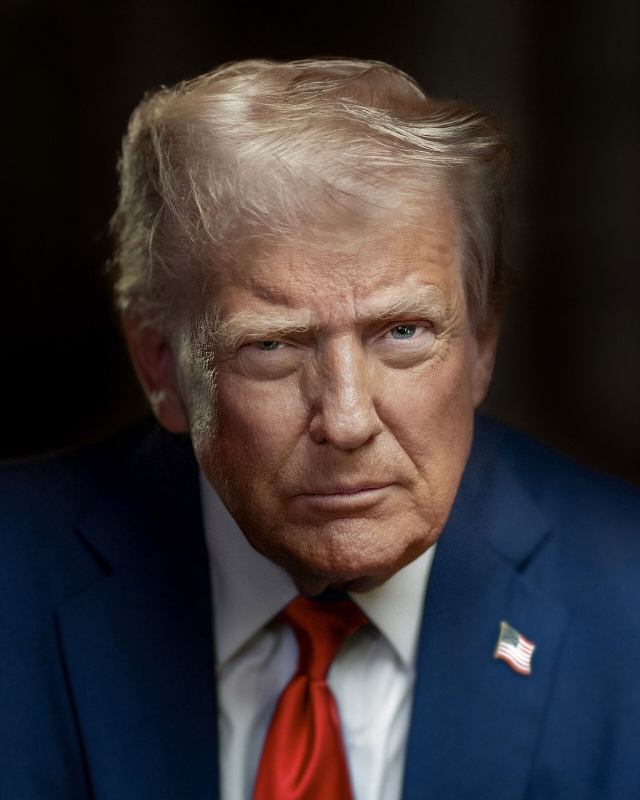
#> input picture art/comfy/refs/trump_photo_2025.jpg, 1280 x 1600 px (shown at 1/2 size)
$ python -i import_clip.py   (imports and definitions only)
#> lines starting #> are read from the running program, lines starting #| are printed output that depends on the picture
"""Import one frame of an artpipeline clip as a battlefi 1024 master.

artpipeline exports each clip tightly cropped to that clip's own union bbox and
already matted (RGBA). battlefi's masters are 1024x1024, so a frame is centred
onto a transparent 1024 canvas with its feet on a fixed ground line.

The alpha survives: `matte.has_cutout` sees a real cut-out and skips re-matting,
so the frame reaches the ROM exactly as artpipeline cut it. That is the point —
re-mattting an already-transparent frame can only lose pixels.

Scale is NOT normalised here. Every clip has its own union bbox, so a punch
(arm out) crops wider than an idle. `fit_group` normalises the whole set on
standing height and foot anchor when it crunches them, which is where that
belongs — doing it per frame here would fight it.

    python tools/pipeline/import_clip.py --slug trump --action idle
    python tools/pipeline/import_clip.py --slug trump --action punch --frame 9
"""

from __future__ import annotations

import argparse
import os
import shutil
from pathlib import Path

import numpy as np
from PIL import Image

ROOT = Path(__file__).resolve().parents[2]
ARTPIPELINE = Path(os.environ.get("ARTPIPELINE_ROOT", r"C:\source\repos\artpipeline"))
CANVAS = 1024
GROUND = 0.94  # bottom of the fighter as a fraction of canvas height


# [41 lines left out: functions clip_dir, frames, pick_peak, not called in this run]


def place(src: Path, out: Path) -> None:
    """Centre the frame on a 1024 canvas, feet on the ground line."""
#> called with out = 'out.png'
    img = Image.open(src).convert("RGBA")
    a = np.array(img)[:, :, 3]
#> a: shape (1600, 1280); every value is 255
    ys, xs = np.nonzero(a >= 16)
    if not len(xs):
        raise SystemExit(f"{src.name} is fully transparent")
    box = (int(xs.min()), int(ys.min()), int(xs.max()) + 1, int(ys.max()) + 1)
#> box = (0, 0, 1280, 1600)
    crop = img.crop(box)

    limit = int(CANVAS * GROUND)
    scale = min(limit / crop.height, limit / crop.width, 1.0)
#> scale = 0.601
    nw, nh = max(1, round(crop.width * scale)), max(1, round(crop.height * scale))
#> nw = 770; nh = 962
    if (nw, nh) != crop.size:
        crop = crop.resize((nw, nh), Image.LANCZOS)
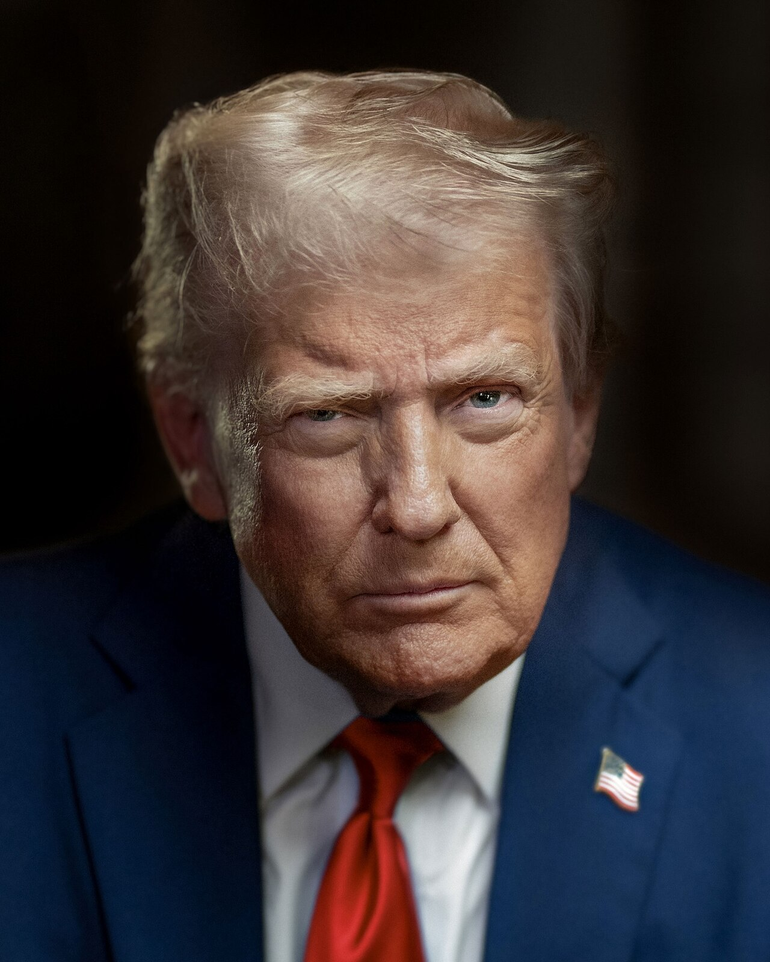
#> crop: PIL image 770x962 RGBA; mean R, G, B, A 58.3, 50.8, 51.8, 255

    canvas = Image.new("RGBA", (CANVAS, CANVAS), (0, 0, 0, 0))
#> canvas: PIL image 1024x1024 RGBA; every value is 0
    canvas.paste(crop, ((CANVAS - nw) // 2, limit - nh), crop)
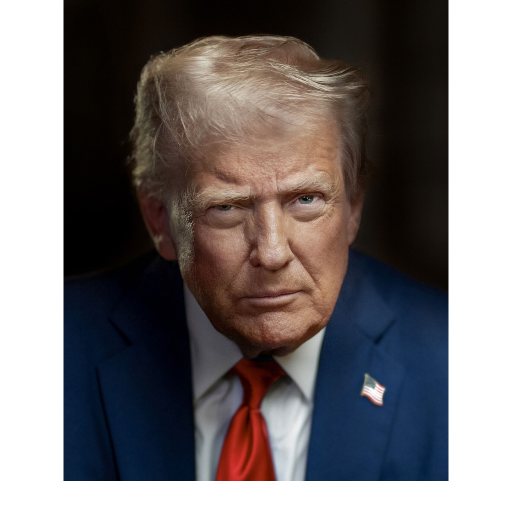
#> canvas: PIL image 1024x1024 RGBA (shown at 1/2 size); mean R, G, B, A 41.2, 35.9, 36.6, 180.1; transparent parts drawn white

#> (the run stopped early here; a loop or call above may not have finished)
